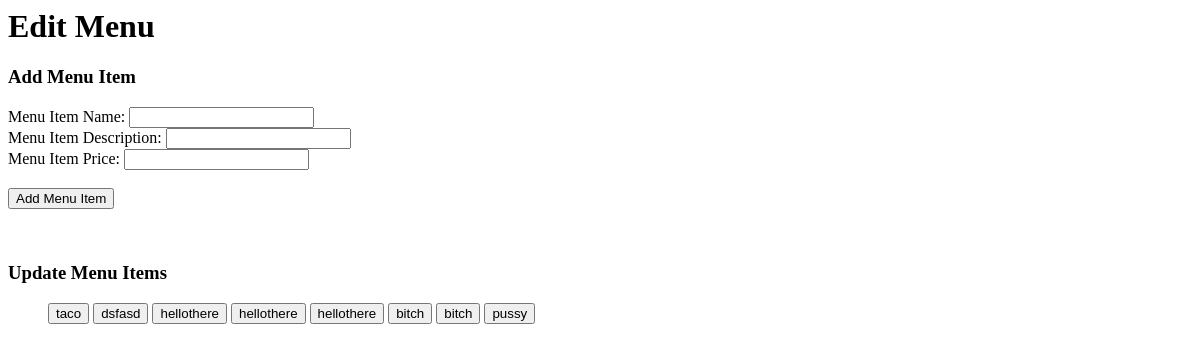
Page /website/restaurant/edit_menu/1/ on the earlier database version.
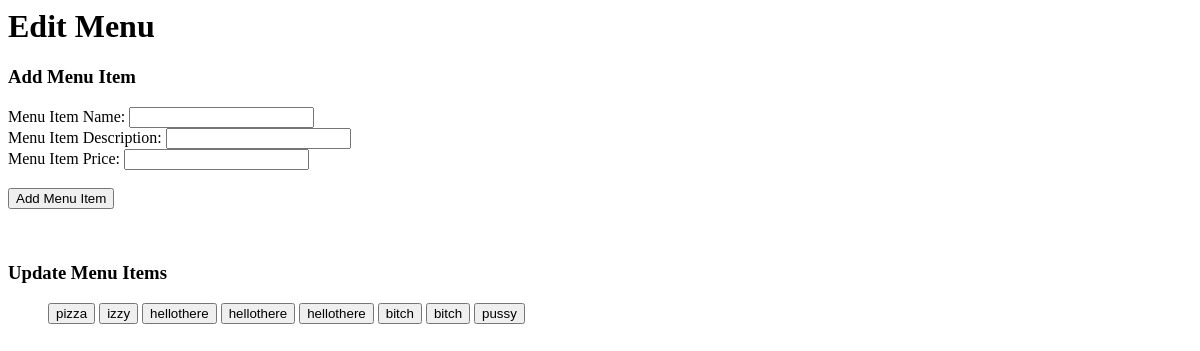
Same page on the later database version.
### website/models.py (models this page shows, shortened)
class MenuItem(models.Model):
    restaurant = models.ForeignKey(Restaurant, on_delete=models.CASCADE)
    menu_item_name = models.CharField(max_length=200)
    menu_item_description = models.CharField(max_length=200)
    menu_item_price = models.FloatField(default=0)

### website/views.py (the view)
# urls.py: path('restaurant/edit_menu/<int:restaurant_id>/', views.add_menu_item, name='addmenuitem'),
def add_menu_item(request, restaurant_id):
    restaurant = get_object_or_404(Restaurant, pk=restaurant_id)
    menu_list = MenuItem.objects.filter(restaurant__pk = restaurant_id)
    if request.method == 'POST':
        form = AddMenuItemForm(request.POST)
        if form.is_valid():
            database = MenuItem.objects.create(
            restaurant = restaurant,
            menu_item_name = form.cleaned_data['menuitemname'],
            menu_item_description = form.cleaned_data['menuitemdescription'],
            menu_item_price = form.cleaned_data['menuitemprice']
            )
            database.save()
            url = '/website/restaurant/' + str(restaurant_id)
            return HttpResponseRedirect(url)
    else:
        form = AddMenuItemForm()
        context = {'form' : form, 'menu_list' : menu_list, 'restaurant_id' : restaurant_id}
    return render(request, 'website/edit_menu.html', context)

### website/forms.py
class AddMenuItemForm(forms.Form):
    menuitemname = forms.CharField(label='menuitemname',max_length=50, required=True)
    menuitemdescription = forms.CharField(label='menuitemdescription', max_length=50, required=True)
    menuitemprice = forms.FloatField(label='menuitemprice', required=True)

### website/templates/website/edit_menu.html (shortened to what this page needs)
<h1>Edit Menu</h1>
<h3>Add Menu Item</h3>
<form id="form" method="post">
    {% block content-1 %}
    <form method="POST" class="form-group">
    <label for="menuitemname">Menu Item Name: </label>
    <input id="menuitemname" type="text" name="menuitemname" maxlength="100" required> <br>
    <label for="menuitemdescription">Menu Item Description: </label>
    <input id="menuitemdescription" type="text" name="menuitemdescription" maxlength="500" required> <br>
    <label for="menuitemprice">Menu Item Price: </label>
    <input id="menuitemprice" type="text" name="menuitemprice" maxlength="100" required> <br> <br>
    <button type="submit" name="add" class="btn btn-success">Add Menu Item</button>
    </form>
    {% endblock %}
</form>
<h3>Update Menu Items</h3>
    {% if menu_list %}
        <ul>
        {% for menu_item in menu_list %}
            <button onclick="location.href='/website/restaurant/edit_menu_item/{{ menu_item.id }}';">{{ menu_item.menu_item_name}}</button>
        {% endfor %}
        </ul>
    {% else %}
        <p>No menu items are available.</p>
    {% endif %}

Differences in the rows shown:
changed MenuItem: menu_item_name "taco" → "pizza"
changed MenuItem: menu_item_name "dsfasd" → "izzy"
